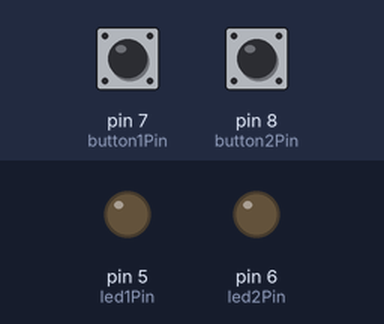
Bench run of a sketch on a simulated Arduino Uno, built with avr-gcc and run on an emulated ATmega328P. Parts: output pins drawn as LEDs (lit = HIGH). The test bench sets the inputs (shaded band); at power-on: pin 7 (button1Pin) HIGH, pin 8 (button2Pin) HIGH.

Above: at 1.2 s.
1.3 s: pin 7 (button1Pin) pulled LOW for 0.15 s
At 2.1 s:
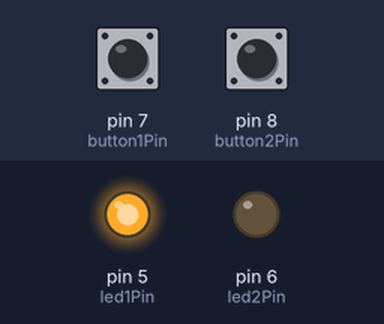
4.4 s: pin 8 (button2Pin) pulled LOW for 0.15 s
At 5.6 s:
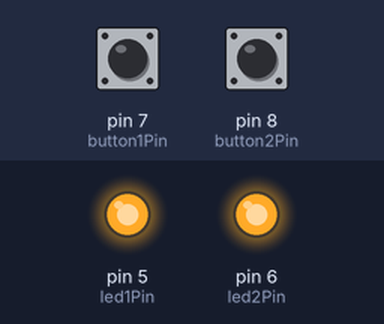
7.5 s: pin 7 (button1Pin) pulled LOW for 1 s
At 8.0 s:
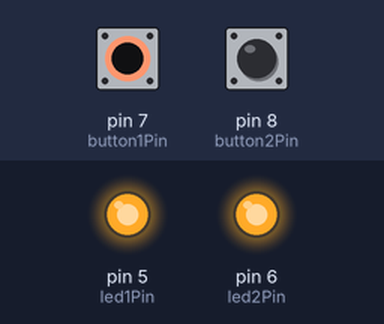
11.5 s: pin 7 (button1Pin) pulled LOW for 3.2 s
At 18.0 s:
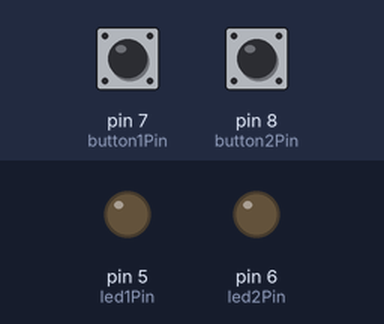
Timing chart, 0 to 18.7 s (numbered marks = the images above; inputs shaded):
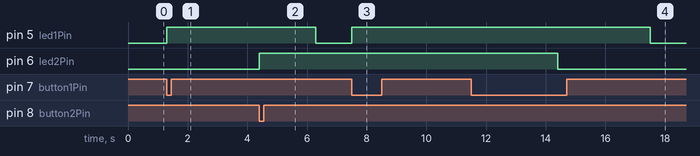

The sketch:

ButtonSample.ino
```cpp
/*
  Button Sample
  Press button 1 = led 1 on for 5 seconds
  Press button 2 = led 2 on for 10 seconds
*/

// constants won't change: set value to match your project.
const int led1Pin =  5;
const int led2Pin =  6;
const int button1Pin = 7;
const int button2Pin = 8;
const int debounce = 20; // button debounce time (milliseconds)
const long led1Interval = 5000;           // interval led will stay on (milliseconds)
const long led2Interval = 10000;           // interval led will stay on (milliseconds)

// Variables
int led1State = LOW;             // led1State used to set the LED1
int led2State = LOW;             // led2State used to set the LED2
int button1State = 0;         // variable for reading the pushbutton status
int button2State = 0;         // variable for reading the pushbutton status


// Generally, you should use "unsigned long" for variables that hold time
// The value will quickly become too large for an int to store
unsigned long previousMillis1 = 0;        // will store last time LED1 was on
unsigned long previousMillis2 = 0;        // will store last time LED2 was on


void setup() {
  // set the digital pin as output:
  pinMode(led1Pin, OUTPUT);
  pinMode(led2Pin, OUTPUT);
  pinMode(button1Pin, INPUT_PULLUP); // use internal resister to pullup no external resister use
  pinMode(button2Pin, INPUT_PULLUP); // use internal resister to pullup no external resister use
}

void loop() {
  // here is where you'd put code that needs to be running all the time.

  // get the current millis
  unsigned long currentMillis = millis();

  if(!led1State) { // if led not on, check if button press
      button1State = digitalRead(button1Pin);

      // check if the pushbutton is pressed. If it is, the buttonState is LOW:
      if (button1State == LOW) {
         // set the timer
         previousMillis1 = currentMillis;
         led1State = HIGH;
         // turn LED1 on:
         digitalWrite(led1Pin, HIGH);
         // debounce button
         delay(debounce);
      }
  } else { // if led is on check if it time to turn off
      if (currentMillis - previousMillis1 >= led1Interval) {
        // reset led to off
        led1State = LOW;
        // turn LED1 off:
        digitalWrite(led1Pin, LOW);
      }
  }

  // go for led 2 (I swap the if logic to show alternative of code that work the same)
  if(led2State) { // if led is on, check if it time to turn off
      if (currentMillis - previousMillis2 >= led2Interval) {
        // reset led to off
        led2State = LOW;
        // turn LED2 off:
        digitalWrite(led2Pin, LOW);
      }
  } else { // if led is off check if button is press
      button2State = digitalRead(button2Pin);

      // check if the pushbutton is pressed. If it is, the buttonState is LOW:
      if (button2State == LOW) {
         // set the timer
         previousMillis2 = currentMillis;
         led2State = HIGH;
         // turn LED2 on:
         digitalWrite(led2Pin, HIGH);
         // debounce button
         delay(debounce);
      }
  }

} // loop
```

Measured:
- after the input at 1.3 s, pin 5 (led1Pin): LOW → HIGH at once
- after the input at 4.4 s, pin 6 (led2Pin): LOW → HIGH at once
- after the input at 7.5 s, pin 5 (led1Pin): LOW → HIGH at once
- after the input at 11.5 s, pin 5 (led1Pin): HIGH → LOW after 6.0 s instead of 1.0 s
